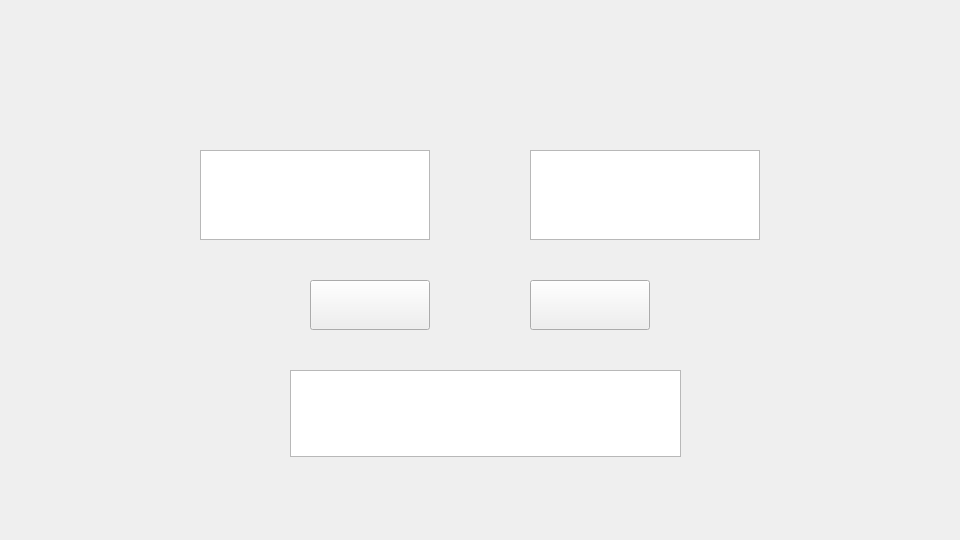
<?xml version="1.0" encoding="UTF-8"?>
<ui version="4.0">
 <class>MainWindow</class>
 <widget class="QMainWindow" name="MainWindow">
  <property name="enabled">
   <bool>true</bool>
  </property>
  <property name="geometry">
   <rect>
    <x>0</x>
    <y>0</y>
    <width>960</width>
    <height>540</height>
   </rect>
  </property>
  <property name="windowTitle">
   <string>3DES加解密程序</string>
  </property>
  <property name="windowIcon">
   <iconset resource="interface.qrc">
    <normaloff>:/statsic/stastic/icon.png</normaloff>:/statsic/stastic/icon.png</iconset>
  </property>
  <property name="styleSheet">
   <string notr="true">border-image: url(:/statsic/stastic/bg_main.png);</string>
  </property>
  <property name="iconSize">
   <size>
    <width>55</width>
    <height>55</height>
   </size>
  </property>
  <widget class="QWidget" name="centralwidget">
   <widget class="QPlainTextEdit" name="ob_input">
    <property name="geometry">
     <rect>
      <x>200</x>
      <y>150</y>
      <width>230</width>
      <height>90</height>
     </rect>
    </property>
    <property name="autoFillBackground">
     <bool>false</bool>
    </property>
    <property name="styleSheet">
     <string notr="true">border-image: url(:/statsic/stastic/bg_text.png);</string>
    </property>
    <property name="documentTitle">
     <string/>
    </property>
    <property name="lineWrapMode">
     <enum>QPlainTextEdit::NoWrap</enum>
    </property>
    <property name="backgroundVisible">
     <bool>false</bool>
    </property>
    <property name="centerOnScroll">
     <bool>false</bool>
    </property>
    <property name="placeholderText">
     <string/>
    </property>
   </widget>
   <widget class="QPlainTextEdit" name="ob_key">
    <property name="geometry">
     <rect>
      <x>530</x>
      <y>150</y>
      <width>230</width>
      <height>90</height>
     </rect>
    </property>
    <property name="styleSheet">
     <string notr="true">border-image: url(:/statsic/stastic/bg_text.png);</string>
    </property>
    <property name="lineWrapMode">
     <enum>QPlainTextEdit::NoWrap</enum>
    </property>
   </widget>
   <widget class="QPushButton" name="pushButton">
    <property name="geometry">
     <rect>
      <x>310</x>
      <y>280</y>
      <width>120</width>
      <height>50</height>
     </rect>
    </property>
    <property name="styleSheet">
     <string notr="true">border-image: url(:/statsic/stastic/btn_en.png);</string>
    </property>
    <property name="text">
     <string/>
    </property>
   </widget>
   <widget class="QPushButton" name="pushButton_2">
    <property name="geometry">
     <rect>
      <x>530</x>
      <y>280</y>
      <width>120</width>
      <height>50</height>
     </rect>
    </property>
    <property name="styleSheet">
     <string notr="true">border-image: url(:/statsic/stastic/btn_de.png);</string>
    </property>
    <property name="text">
     <string/>
    </property>
   </widget>
   <widget class="QPlainTextEdit" name="ob_output">
    <property name="geometry">
     <rect>
      <x>290</x>
      <y>370</y>
      <width>391</width>
      <height>87</height>
     </rect>
    </property>
    <property name="styleSheet">
     <string notr="true">border-image: url(:/statsic/stastic/bg_text.png);</string>
    </property>
    <property name="readOnly">
     <bool>true</bool>
    </property>
   </widget>
  </widget>
 </widget>
 <resources>
  <include location="interface.qrc"/>
 </resources>
 <connections>
  <connection>
   <sender>pushButton</sender>
   <signal>clicked()</signal>
   <receiver>MainWindow</receiver>
   <slot>Enc()</slot>
   <hints>
    <hint type="sourcelabel">
     <x>387</x>
     <y>315</y>
    </hint>
    <hint type="destinationlabel">
     <x>463</x>
     <y>339</y>
    </hint>
   </hints>
  </connection>
  <connection>
   <sender>pushButton_2</sender>
   <signal>clicked()</signal>
   <receiver>MainWindow</receiver>
   <slot>Dec()</slot>
   <hints>
    <hint type="sourcelabel">
     <x>604</x>
     <y>309</y>
    </hint>
    <hint type="destinationlabel">
     <x>714</x>
     <y>335</y>
    </hint>
   </hints>
  </connection>
 </connections>
 <slots>
  <slot>Enc()</slot>
  <slot>Dec()</slot>
 </slots>
</ui>
